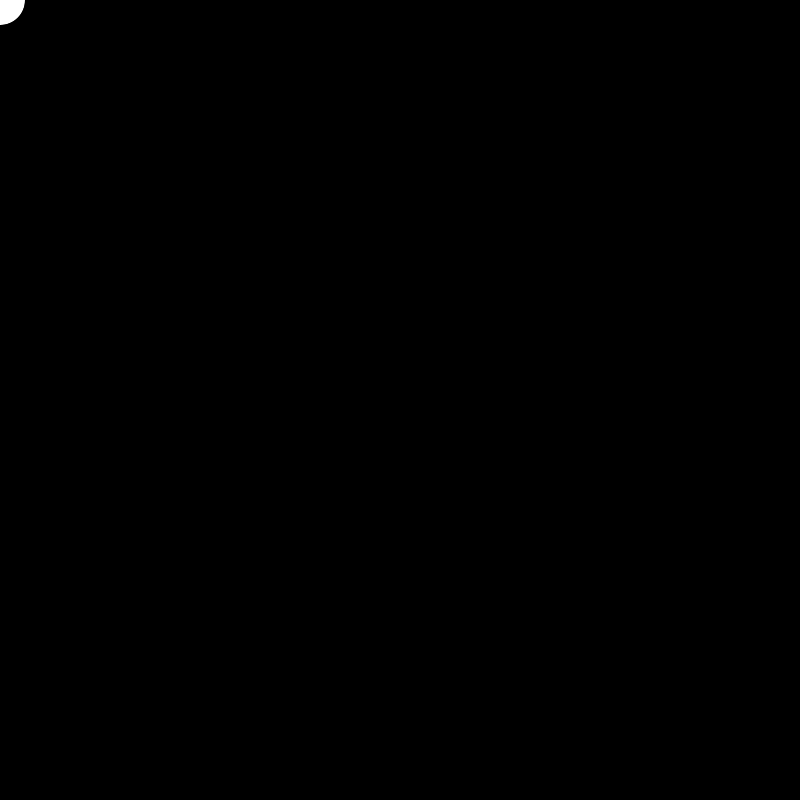
Frame 1 (no input)
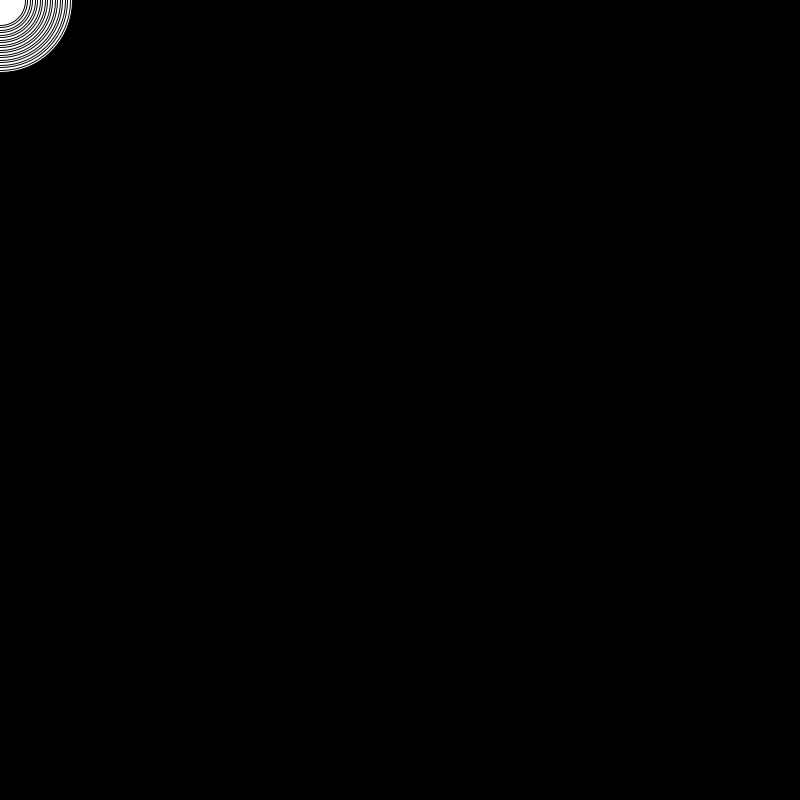
Frame 60 (the mouse pressed at the canvas centre just before this capture)
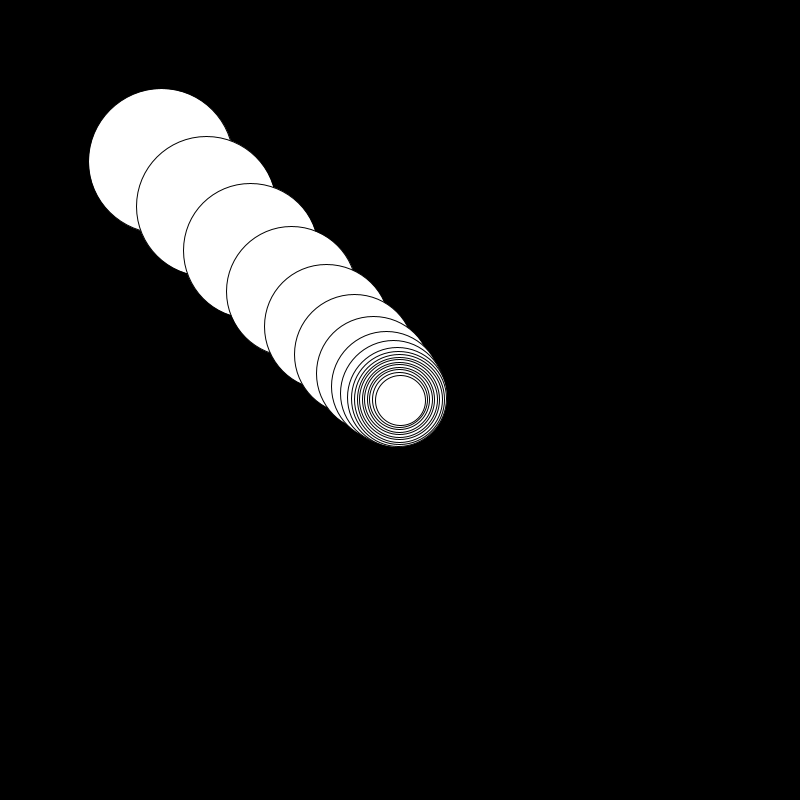
Frame 120 (the mouse held since frame 60 and released just before this capture)

The Processing sketch that drew these frames (run headless with seeded random() and noise(); from frame 60 on, the mouse is pressed at the canvas centre):

// Processing sketch: LSI_070_snake
// ── LSI_070_snake.pde
int nr=20;

int[] size = new int[nr]; 
float[] posX = new float[nr]; 
float[] posY = new float[nr]; 

void setup(){ 
  size(800,800);

}

void draw(){

background(0);


for(int i=0;i<nr;i++){ 
if (i==nr-1){
  size[nr-1]=50;
  posX[nr-1]=mouseX;
  posY[nr-1]=mouseY;
}
else{
 size[i]=size[i+1]+5;
 posX[i]+=(posX[i+1]-posX[i])*0.3;
 posY[i]+=(posY[i+1]-posY[i])*0.3; 
}
ellipse(posX[i],posY[i],size[i],size[i]);

}



}
